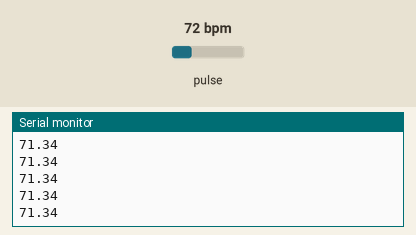
Recording of a sketch running on a simulated Arduino Uno, built with avr-gcc and run on an emulated ATmega328P. Parts: the last lines printed to the serial monitor. The inputs (shaded band) are chosen by the test bench; at power-on: pulse 72 bpm.

Above: at 1.2 s.
1.3 s: pulse set to 42 bpm
At 2.3 s:
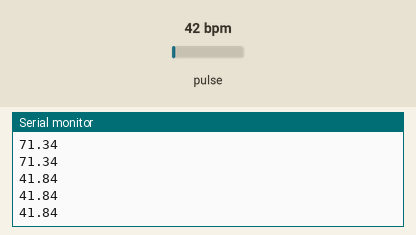
2.8 s: pulse set to 70 bpm
At 3.6 s:
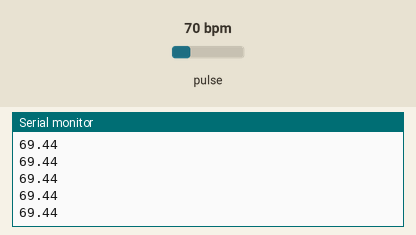
Timing chart, 0 to 5.8 s (numbered marks = the images above; inputs shaded):
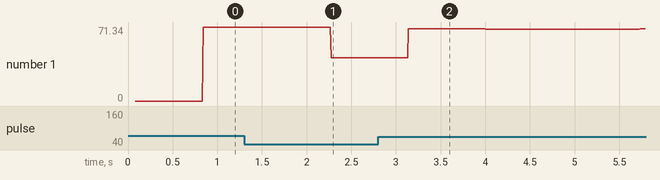

The sketch:

iot_project.ino
```cpp
#include <Wire.h>
#include "MAX30105.h"
#include "heartRate.h"
MAX30105 particleSensor;
const byte RATE_SIZE = 4; //Increase this for more averaging. 4 is good.
byte rates[RATE_SIZE]; //Array of heart rates
byte rateSpot = 0;
long lastBeat = 0; //Time at which the last beat occurred
int rowCount = 500;
int rowNumber = 0;
float beatsPerMinute;
int beatAvg;
void setup()
{
  Serial.begin(9600);
  Serial.println("Initializing...");
  // Initialize sensor
  if (!particleSensor.begin(Wire, I2C_SPEED_FAST)) //Use default I2C port, 400kHz speed
  {
    Serial.println("MAX30105 was not found. Please check wiring/power. ");
    while (1);
  }
  Serial.println("Place your index finger on the sensor with steady pressure.");
  particleSensor.setup(); //Configure sensor with default settings
  particleSensor.setPulseAmplitudeRed(0x0A); //Turn Red LED to low to indicate sensor is running
  particleSensor.setPulseAmplitudeGreen(0); //Turn off Green LED
}
void loop()
{
  long irValue = particleSensor.getIR();
  if (checkForBeat(irValue) == true)
  {
    //We sensed a beat!
    long delta = millis() - lastBeat;
    lastBeat = millis();
    beatsPerMinute = 60 / (delta / 1000.0);
    if (beatsPerMinute < 255 && beatsPerMinute > 20)
    {
      rates[rateSpot++] = (byte)beatsPerMinute; //Store this reading in the array
      rateSpot %= RATE_SIZE; //Wrap variable
      //Take average of readings
      beatAvg = 0;
      for (byte x = 0 ; x < RATE_SIZE ; x++)
        beatAvg += rates[x];
      beatAvg /= RATE_SIZE;
    }
  }
  if (rowNumber < rowCount){
    Serial.print(beatsPerMinute);
    Serial.println('\t');
  }
    if (irValue < 50000)
      Serial.print(" No finger?");

}
```

Measured:
- after the input at 1.3 s, the serial monitor: prints a new line after 0.98 s (image 1)
- after the input at 2.8 s, the serial monitor: prints a new line after 0.34 s (image 2)
- plotted number 1: 71.34 → 41.84 after the input at 1.3 s, 41.84 → 69.36 after the input at 2.8 s
